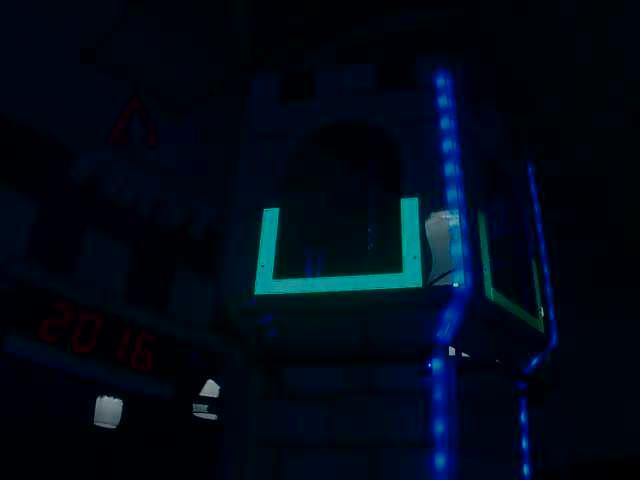
#> input picture 2016_test_image_230.jpg, 640 x 480 px, given in place of the camera
$ python oscar_vision.py   (Python 2 division)   (older library calls are emulated)
#> lines starting #> are read from the running program, lines starting #| are printed output that depends on the picture; after the words box and inside, x2 and y2 are one past the last pixel; in counts of white or black regions, pixels touching at a corner belong together
#networktable test from https://raw.githubusercontent.com/oscarrobotics/VisionOnPi2016/master/process.py
# import the necessary packages
from imutils.video import WebcamVideoStream
import imutils
import cv2
import numpy as np
from networktables import NetworkTable

# Change to 'True' to enable visual output
isDebug = True

# Set up NetworkTables
NetworkTable.setIPAddress("172.16.254.8")
NetworkTable.setClientMode()
NetworkTable.initialize()
vp = NetworkTable.getTable("Vision")

# Init webcam
vs = WebcamVideoStream(src=0).start()

while True: # Loops
    # Grab frame from webcam
    frame = vs.read()
#> frame is the input picture: shape (480, 640, 3); mean B, G, R 22.2, 9.2, 1.4
    # Convert BGR to HSV
    hsv = cv2.cvtColor(frame, cv2.COLOR_BGR2HSV)
#> hsv: shape (480, 640, 3); mean H, S, V 111.7, 246.8, 22.4

    # Blur image to reduce noise
    img = cv2.GaussianBlur(hsv,(7,7), 0)
#> img: shape (480, 640, 3); mean H, S, V 111.7, 246.8, 22.4

    # frameDelta = cv2.absdiff(baseFrame, img) # Do I want this?


    # Define range of green color in HSV
    lower_green = np.array([60,175,140]) # Find these values with GRIP
    upper_green = np.array([180,255,255]) # Find these values with GRIP

    # Threshold the HSV image to get only green colors
    mask = cv2.inRange(img, lower_green, upper_green)
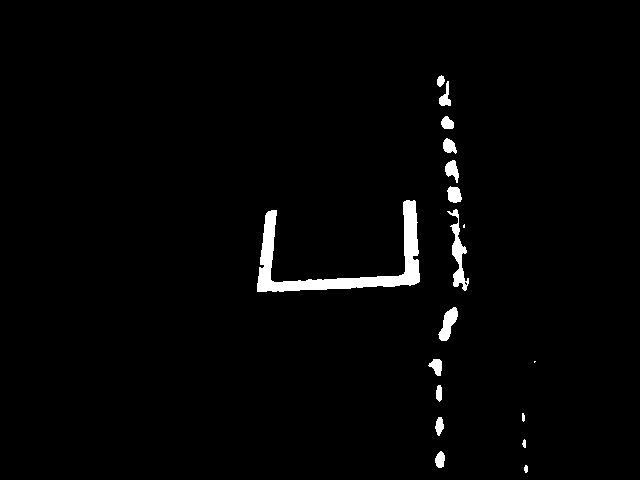
#> mask: shape (480, 640); 1.9% white; 18 white regions (2 under 20 px), largest, box (x1, y1, x2, y2) and area: (257, 200, 420, 292) 3484, (447, 209, 469, 291) 602, (438, 307, 458, 341) 355

    # Erode to remove noise, then dilate to restore size
    kernel = np.ones((5,5),np.uint8)
    mask = cv2.erode(mask,kernel,iterations = 1)
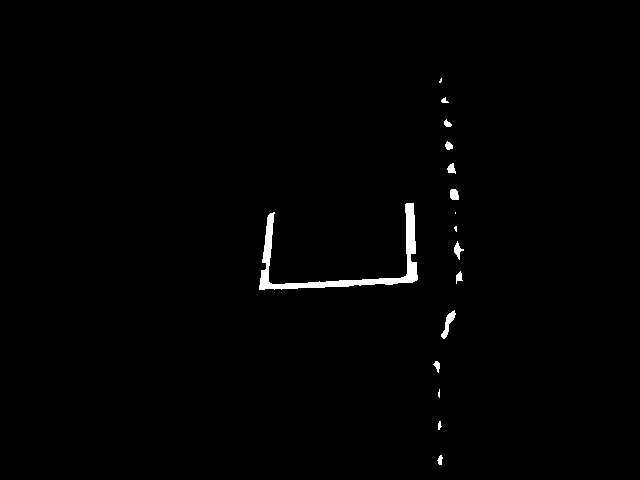
#> mask: shape (480, 640); 0.91% white; 16 white regions (4 under 20 px), largest, box (x1, y1, x2, y2) and area: (259, 203, 418, 290) 2084, (441, 310, 456, 339) 159, (450, 189, 459, 200) 86
    msak = cv2.dilate(mask,kernel,iterations = 1)
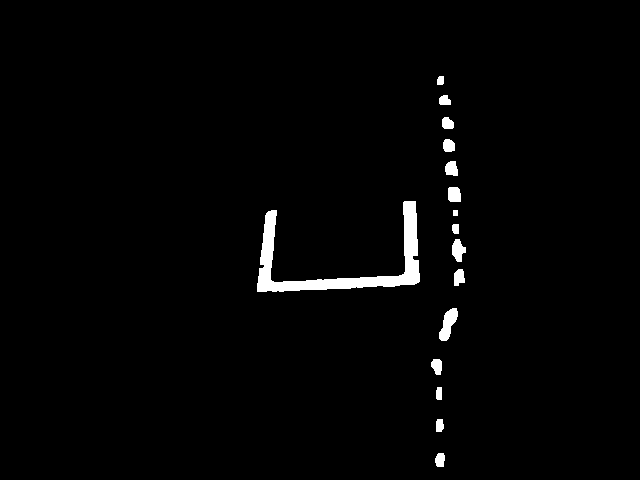
#> msak: shape (480, 640); 1.8% white; 16 white regions

    # Bitwise-AND mask and original image (This is optional for targeting)
    if isDebug:
        res = cv2.bitwise_and(img,frame, mask= mask)
#> res: shape (480, 640, 3); mean H, S, V 0.2, 1.2, 0

    # Find our contour, get the convex hull, and put that in 'box'
    im2, contours, hierarchy = cv2.findContours(mask,cv2.RETR_TREE,cv2.CHAIN_APPROX_SIMPLE)
#> contours = 16 contours, 6 with area under 20; largest, box (x1, y1, x2, y2) and area: (259, 203, 418, 290) 1776, (441, 310, 456, 339) 128, (450, 189, 459, 200) 70, (454, 241, 464, 260) 62, (447, 163, 456, 174) 48
    # Only run if we have a contour (Without this, it just crashes w/o a contour)
    if len(contours) > 0:
        for cnt in contours:
            area = cv2.contourArea(cnt)
            if area > 200:
                cnt = contours[0]
                hull = cv2.convexHull(cnt)
                rect = cv2.minAreaRect(hull)
                box = cv2.boxPoints(rect)
                box = np.int0(box)

                # Draw contour on debug output
                if isDebug:
                    cv2.drawContours(res, [box], -1, (255,0,128), 2)

                # Send data to NetworkTables
                M = cv2.moments(box)
                if M["m00"] != 0:
                    centerX = int(M["m10"] / M["m00"])
                    centerY = int(M["m01"] / M["m00"])
                else:
                    centerX, centerY = 0, 0
                area = cv2.contourArea(box)
                perimeter = cv2.arcLength(box,True)
                vp.putNumber('centerX', centerX)
                vp.putNumber('centerY', centerY)
                vp.putNumber('area', area)
		#print Network data to see what is being sent
		print ("centerX", centerX)
		print ("centerY", centerY)
		print ("area", area)
#> this loop made 16 passes
#> (rect, box, centerX, centerY, perimeter) on pass 10: (((439.4, 459.4), (9.21, 4.6), -80.54), [[440, 464], [436, 463], [437, 454], [442, 455]], 438, 458, 27.5)
#| centerX 438
#| centerY 458
#| area 42.0
#> res: shape (480, 640, 3); mean H, S, V 0.2, 1.2, 0
#> after the loop, M = moments, m00 42, centre m10/m00, m01/m00 = (438.8, 458.8); centerX = 438; centerY = 458; hull = contour of 9 points, box (x1, y1, x2, y2) (437, 455, 443, 465), area 32; perimeter = 27.5
    # Show debug output
    if isDebug:
        cv2.imshow('Result', res)
    cv2.waitKey(5)

# Close debug output on exit
if isDebug:
	cv2.destroyAllWindows()
vs.stop()

$ run again, on 2016_test_image_426.jpg
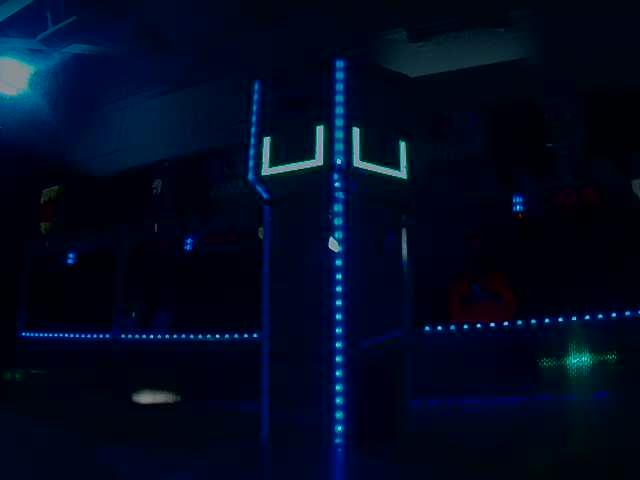
#> input picture 2016_test_image_426.jpg, 640 x 480 px, given in place of the camera
#> frame is the input picture: shape (480, 640, 3); mean B, G, R 32, 10, 2.3
#> hsv: shape (480, 640, 3); mean H, S, V 114.7, 246.8, 32.1
#> img: shape (480, 640, 3); mean H, S, V 114.7, 246.8, 32.1
#> `mask = cv2.inRange(img, lower_green, upper_green)`:
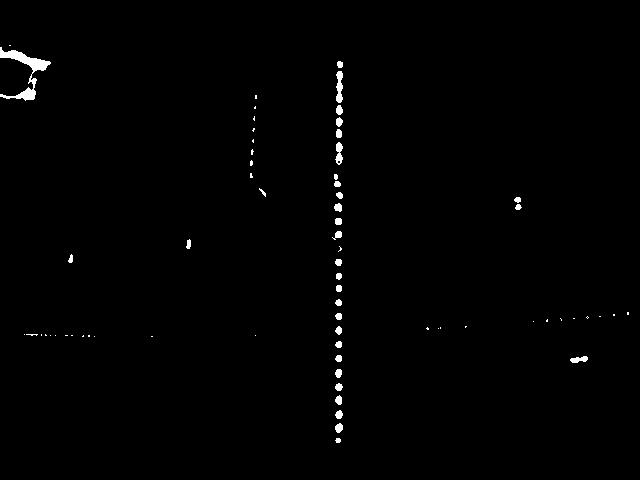
#> mask: shape (480, 640); 0.79% white; 68 white regions (35 under 20 px), largest, box (x1, y1, x2, y2) and area: (0, 47, 51, 101) 724, (336, 71, 343, 103) 165, (335, 142, 343, 165) 116
#> `msak = cv2.dilate(mask,kernel,iterations = 1)`:
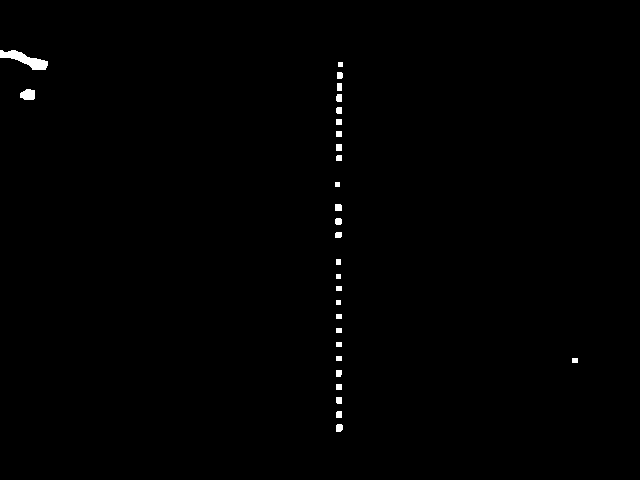
#> msak: shape (480, 640); 0.5% white; 29 white regions
#> res: shape (480, 640, 3); mean H, S, V 0, 0.1, 0
#> contours = 29 contours, 27 with area under 20; largest, box (x1, y1, x2, y2) and area: (0, 52, 46, 68) 128, (22, 91, 33, 98) 37
#> the loop `for cnt in contours:` made 29 passes

$ run again, on 2016_test_image_532.jpg
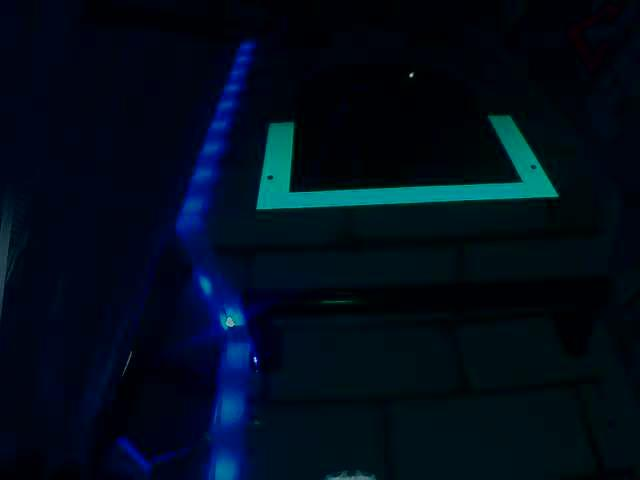
#> input picture 2016_test_image_532.jpg, 640 x 480 px, given in place of the camera
#> frame is the input picture: shape (480, 640, 3); mean B, G, R 26.4, 12.1, 0.7
#> hsv: shape (480, 640, 3); mean H, S, V 108.4, 247.9, 26.7
#> img: shape (480, 640, 3); mean H, S, V 108.4, 247.9, 26.7
#> `mask = cv2.inRange(img, lower_green, upper_green)`:
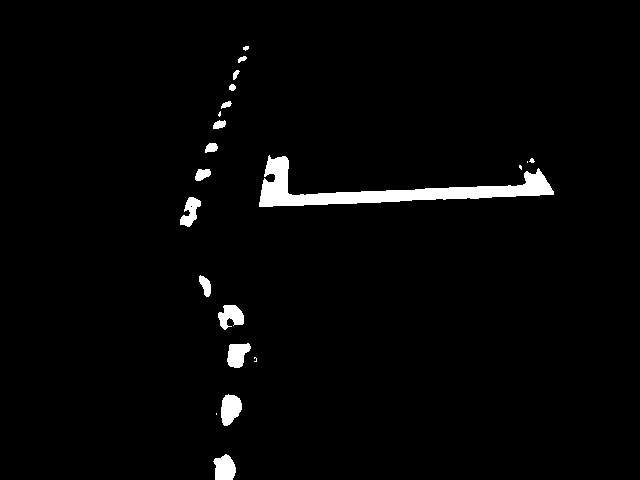
#> mask: shape (480, 640); 2.4% white; 21 white regions (6 under 20 px), largest, box (x1, y1, x2, y2) and area: (259, 155, 554, 207) 4466, (221, 394, 242, 426) 491, (213, 454, 236, 480) 455
#> `msak = cv2.dilate(mask,kernel,iterations = 1)`:
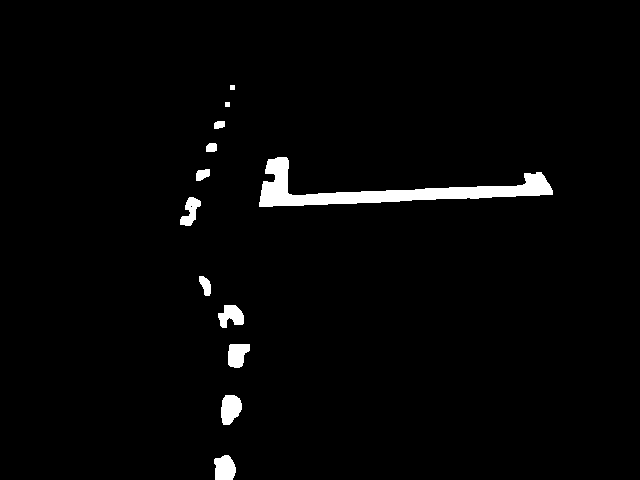
#> msak: shape (480, 640); 2.3% white; 12 white regions
#> contours = 13 contours, 4 with area under 20; largest, box (x1, y1, x2, y2) and area: (261, 159, 551, 205) 2546, (216, 457, 234, 480) 272, (223, 397, 240, 423) 266, (230, 346, 248, 366) 211, (220, 307, 242, 326) 156
#> the loop `for cnt in contours:` made 13 passes
#> (printed output is left out)
#> after the loop `for cnt in contours:`: M = moments, m00 364.5, centre m10/m00, m01/m00 = (224.2, 467.4); centerX = 224; centerY = 467; hull = contour of 10 points, box (x1, y1, x2, y2) (216, 457, 234, 480), area 301; perimeter = 77.17
